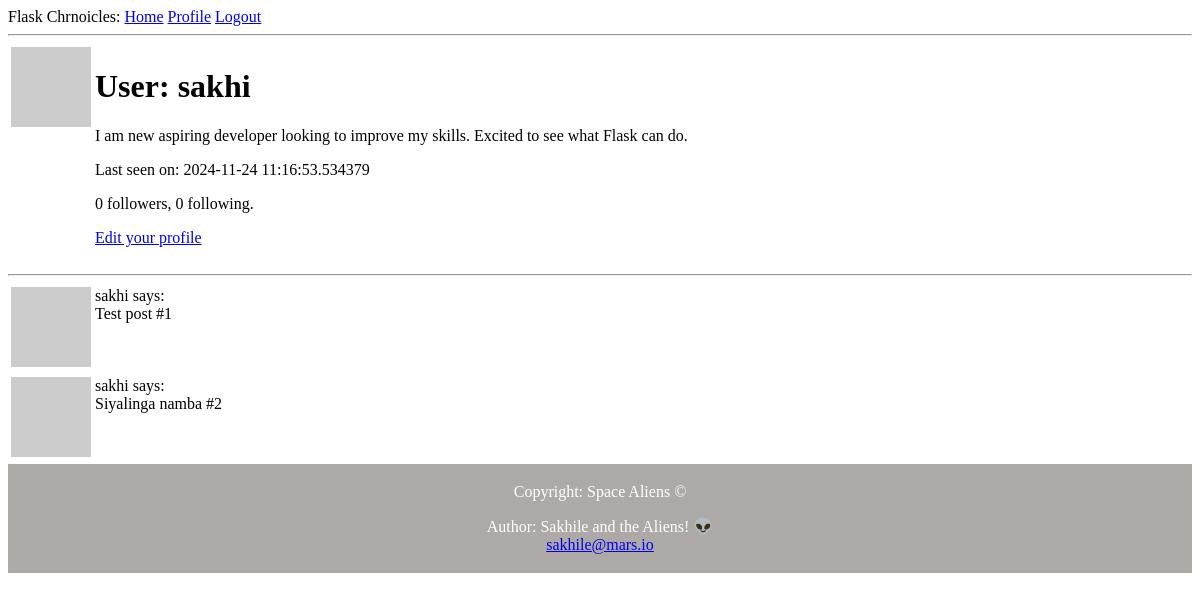
Before: /user/sakhi (signed in) with the older database file.
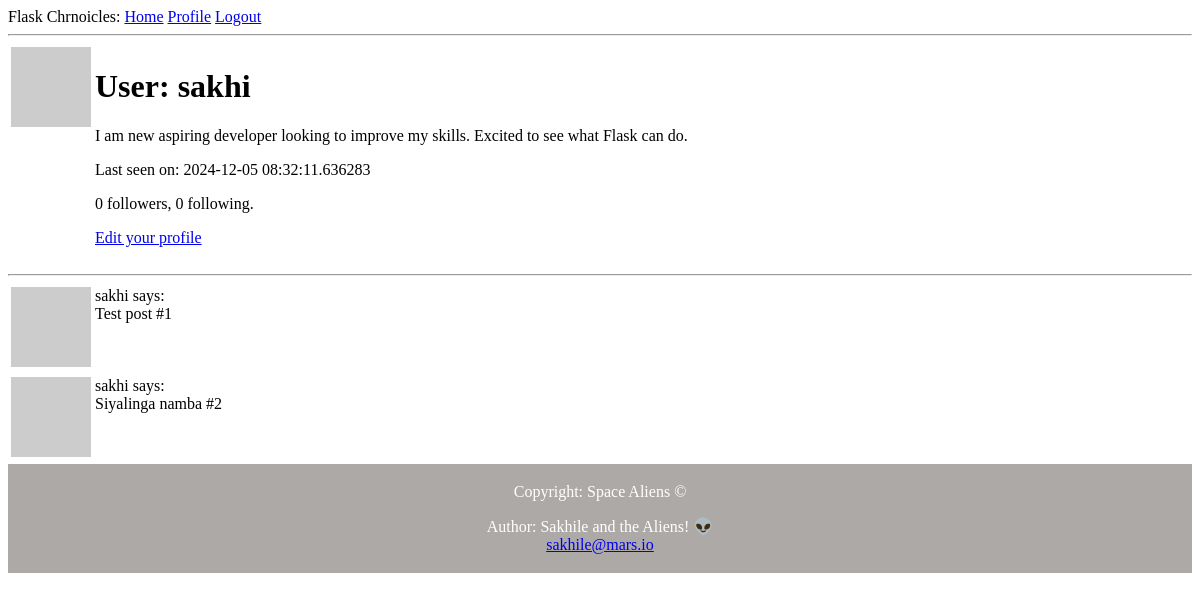
After: the same page with the newer database file.
### app/models.py (models this page shows, shortened)
class User(UserMixin, db.Model):
    id: so.Mapped[int] = so.mapped_column(primary_key=True)
    username: so.Mapped[str] = so.mapped_column(sa.String(64), unique=True)
    email: so.Mapped[str] = so.mapped_column(
        sa.String(120), index=True, unique=True
    )
    password_hash: so.Mapped[Optional[str]] = so.mapped_column(sa.String(256))
    posts: so.WriteOnlyMapped["Post"] = so.relationship(
        back_populates="author"
    )
    about_me: so.Mapped[Optional[str]] = so.mapped_column(sa.String(140))
    last_seen: so.Mapped[Optional[datetime]] = so.mapped_column(
        default=lambda: datetime.now(timezone.utc)
    )
    following: so.WriteOnlyMapped["User"] = so.relationship(
        secondary=followers,
        primaryjoin=(followers.c.follower_id == id),
        secondaryjoin=(followers.c.followed_id == id),
        back_populates="followers",
    )
    followers: so.WriteOnlyMapped["User"] = so.relationship(
        secondary=followers,
        primaryjoin=(followers.c.followed_id == id),
        secondaryjoin=(followers.c.follower_id == id),
        back_populates="following",
    )
    def avatar(self, size):
        digest = md5(self.email.lower().encode("utf-8")).hexdigest()
        return (
            f"https://www.gravatar.com/avatar/{digest}?d=identicon&s={size}'"
        )
    def followers_count(self):
        query = sa.select(sa.func.count()).select_from(
            self.followers.select().subquery()
        )
        return db.session.scalar(query)
    def following_count(self):
        query = sa.select(sa.func.count()).select_from(
            self.following.select().subquery()
        )
        return db.session.scalar(query)

### app/routes.py (the view)
@app.route("/user/<username>")
@login_required
def user(username):
    user = db.first_or_404(sa.select(User).where(User.username == username))
    posts = [
        {"author": user, "body": "Test post #1"},
        {"author": user, "body": "Siyalinga namba #2"},
    ]
    form = EmptyForm()
    return render_template("user.html", user=user, posts=posts, form=form)

### app/models.py (called while the page is built)
@login.user_loader
def load_user(id):
    return db.session.get(User, int(id))

### app/routes.py (called while the page is built)
@app.before_request
def before_request():
    if current_user.is_authenticated:
        current_user.last_seen = datetime.now(timezone.utc)
        db.session.commit()

### app/templates/user.html (shortened to what this page needs)
{% extends "base.html" %}
{% block content %}
    <table>
        <tr valign="top">
            <td><img src="{{ user.avatar(128) }}"</td>
            <td>
                <h1>User: {{ user.username }}</h1>
                {% if user.about_me %}<p>{{ user.about_me }}</p>{% endif %}
                {% if user.last_seen %}<p>Last seen on: {{ user.last_seen }}</p>{% endif %}
                <p>{{ user.followers_count() }} followers, {{ user.following_count() }} following.</p>
                {% if user == current_user %}
                <p><a href="{{ url_for('edit_profile') }}">Edit your profile</a></p>
                {% endif %}
            </td>
        </tr>
    </table>
    <hr>
    {% for post in posts %}
        {% include '_post.html' %}
    {% endfor %}
{% endblock %}

### app/templates/base.html (shortened to what this page needs)
<!DOCTYPE html>
<html>
    <head>
    </head>
    <body>
        <div>
            Flask Chrnoicles:
            <a href="{{ url_for('index') }}">Home</a>
            {% if current_user.is_anonymous %}
            <a href="{{ url_for('login') }}">Login</a>
            {% else %}
            <a href="{{ url_for('user', username=current_user.username) }}">Profile</a>
            <a href="{{ url_for('logout') }}">Logout</a>
            {% endif %}
        </div>
        <hr>
        {% block content %}{% endblock %}
        <footer>
            <p>Copyright: Space Aliens &copy;</p>
            <p>Author: Sakhile and the Aliens! 👽<br>
            <a href="mailto:sakhile@mars.io">sakhile@mars.io</a></p>
        </footer>
    </body>
</html>

### app/templates/_post.html
<table>
    <tr valign="top">
        <td><img src="{{ post.author.avatar(36) }}"></td>
        <td>{{ post.author.username }} says:<br>{{ post.body }}</td>
    </tr>
</table>

### app/templates/base.html (style rules this page uses)
footer { text-align: center; padding: 3px; background-color: rgb(173, 169, 167); color: white; }

Changed rows visible on the page:
changed User "sakhi": last_seen "2024-11-24 11:16:53.534379" → "2024-12-05 08:32:11.636283"
